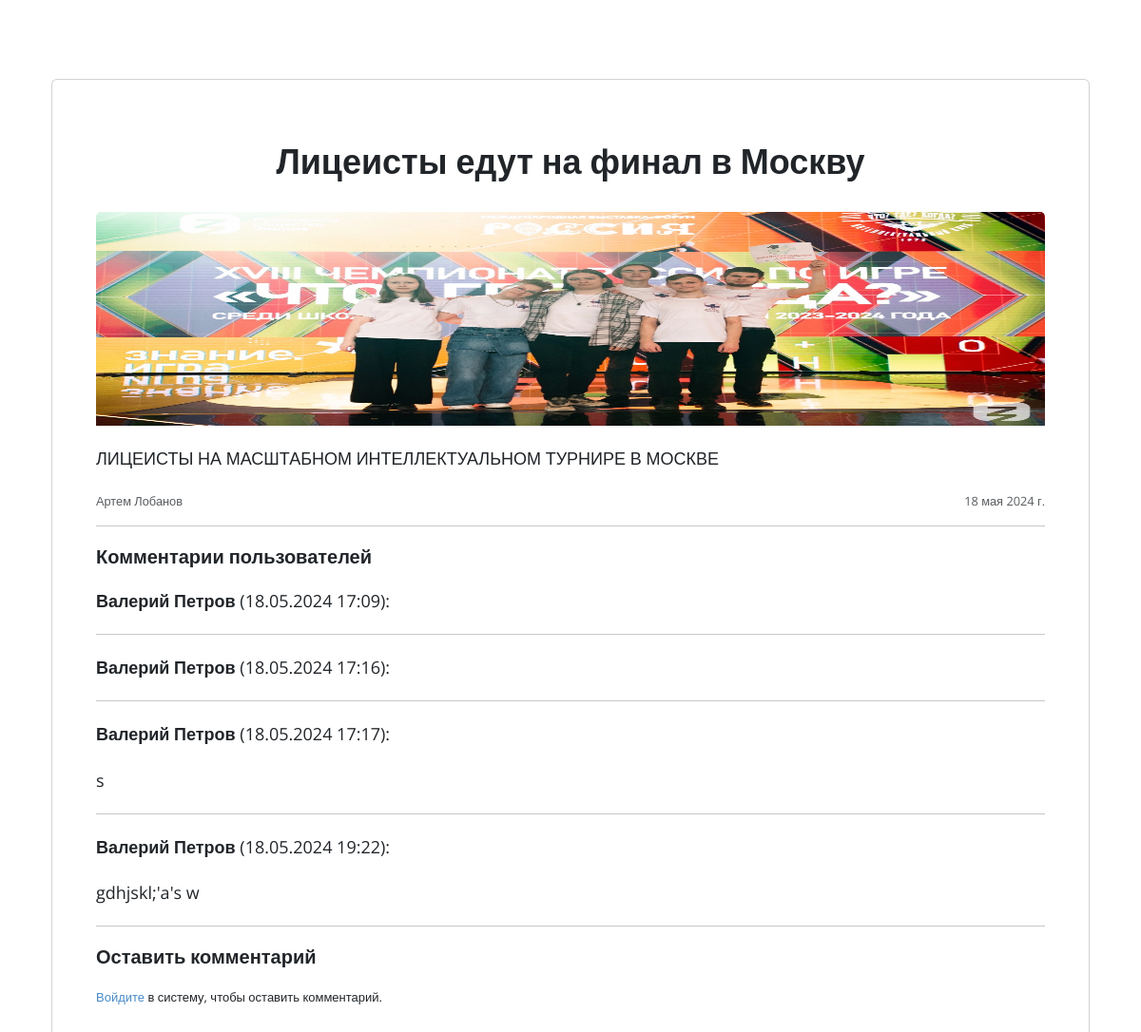
The app's page /post/1/ with its own data.
### Diplom/models.py (models this page shows, shortened)
class Post(models.Model):
    name = models.CharField(max_length=255, null=True, blank=True)
    description = models.TextField(null=True, blank=True)
    image = models.ImageField(upload_to='images', null=True, blank=True)
    Profile = models.ForeignKey('Profile', on_delete=models.CASCADE)
    date_post = models.DateField(null=True, blank=True)

class Profile(models.Model):
    user = models.OneToOneField(User, on_delete=models.CASCADE)
    image = models.ImageField(upload_to='images', null=True, blank=True)
    patronymic = models.CharField(max_length=255, verbose_name='Отчество (если есть)', blank=True, null=True)
    klass = models.CharField(max_length=4, verbose_name='Класс обучающегося', choices=klass_Choices, blank=True)

class Feedback_post(models.Model):
    Feedback = models.TextField(null=True, blank=True)
    Time_Submit = models.DateTimeField(null=True, blank=True)
    Profile = models.ForeignKey('Profile', on_delete=models.CASCADE)
    Post = models.ForeignKey('Post', on_delete=models.CASCADE)

### Diplom/views.py (the view)
# urls.py: path('post/<int:pk>/', PostDetailView.as_view(), name='post_detail'),
class PostDetailView(DetailView):
    model = Post
    template_name = 'news_details.html'
    context_object_name = 'post'
    def get_context_data(self, **kwargs):
        context = super().get_context_data(**kwargs)
        context['feedbacks'] = Feedback_post.objects.filter(Post=self.object)
        context['form'] = FeedbackPostForm()
        return context
    def post(self, request, *args, **kwargs):
        self.object = self.get_object()
        context = self.get_context_data(object=self.object)
        form = FeedbackPostForm(request.POST)
        if form.is_valid():
            feedback = form.save(commit=False)
            feedback.Profile = request.user.profile  # Assuming you have a Profile related to the User
            feedback.Time_Submit = datetime.now()
            feedback.Post = self.object
            feedback.save()
            return redirect('post_detail', pk=self.object.pk)
        context['form'] = form
        return self.render_to_response(context)

### templates/news_details.html (shortened to what this page needs)
{% extends 'base.html' %}
{% block content %}
    <div class="container px-4" xmlns="http://www.w3.org/1999/html">
        <div class="d-flex justify-content-center">
            <div class="card" style="width: 100%; height: 100%; padding: 30px">
                <div class="card-body">
                    <h3 align="center" style="padding-bottom: 10px"><strong>{{ post.name }}</strong></h3>
                    {% if post.image %}
                        <img src="{{ post.image.url }}" class="bd-placeholder-img card-img-top"
                             width="100%"
                             height="225" alt="{{ post.name }}">
                    {% endif %}
                    <p class="card-text">{{ post.description }}
                    </p>
                    <div class="d-flex justify-content-between align-items-center">
                        <small class="text-body-secondary">{{ post.Profile.user.first_name }} {{ post.Profile.user.last_name }}</small>
                        <small class="text-body-secondary">{{ post.date_post }}</small>
                    </div>
                    <hr>
                    <h5><strong>Комментарии пользователей</strong></h5>
                    {% for feedback in feedbacks %}
                        <div>
                            <p>
                                <strong>{{ feedback.Profile.user.first_name }} {{ feedback.Profile.user.last_name }}</strong>
                                ({{ feedback.Time_Submit|date:"d.m.Y H:i" }}):
                            </p>
                            <p>{{ feedback.Feedback }}</p>
                        </div>
                        <hr>
                    {% endfor %}
                    <h5><strong>Оставить комментарий</strong></h5>
                    {% if user.is_authenticated %}
                        <form method="post">
                            {% csrf_token %}
                            <p>
                            <textarea name="Feedback" id="Feedback" required
                                      style="width: 100%; height: 150px"></textarea></p>
                            <p align="right">
                                <button type="submit" class="btn btn-secondary">Отправить</button>
                            </p>
                        </form>
                        {% else %}
                        <p style="font-size: 13px"><a href="{% url 'login' %}" style="font-size: 13px">Войдите</a> в систему, чтобы оставить комментарий.</p>
                    {% endif %}
                </div>
            </div>
        </div>
    </div>
{% endblock %}

### templates/base.html (shortened to what this page needs)
{% load static %}
<!DOCTYPE html>
<link href="https://cdn.jsdelivr.net/npm/bootstrap@5.3.3/dist/css/bootstrap.min.css" rel="stylesheet"
>
<html style="font-size: 16px;" lang="ru">
<head>
    <link rel="stylesheet" href="{% static '/css/nicepage.css' %}" media="screen">
    <link rel="stylesheet" href="{% static '/css/Главная1.css' %}" media="screen">
</head>
<body data-home-page="Главная1.html" data-home-page-title="Главная1" data-path-to-root="/" data-include-products="false"
      class="u-body u-xl-mode" data-lang="ru">
<header class="u-clearfix u-container-align-center u-header u-header" id="sec-243f">
    <div class="u-clearfix u-sheet u-sheet-1">
    </div>
</header>
{% block content %}
{% endblock %}
</body>
</html>

### records on screen
Post: name "Лицеисты едут на финал в Москву", image (picture), description "ЛИЦЕИСТЫ НА МАСШТАБНОМ ИНТЕЛЛЕКТУАЛЬНОМ ТУРНИРЕ В МОСКВЕ", Profile.user.first_name "Артем", Profile.user.last_name "Лобанов", date_post "18 мая 2024 г."
Feedback_post: Profile.user.first_name "Валерий", Profile.user.last_name "Петров", Time_Submit "18.05.2024 17:09"
Feedback_post: Profile.user.first_name "Валерий", Profile.user.last_name "Петров", Time_Submit "18.05.2024 17:16"
Feedback_post: Profile.user.first_name "Валерий", Profile.user.last_name "Петров", Time_Submit "18.05.2024 17:17", Feedback "s"
Feedback_post: Profile.user.first_name "Валерий", Profile.user.last_name "Петров", Time_Submit "18.05.2024 19:22", Feedback "gdhjskl;'a's w"
